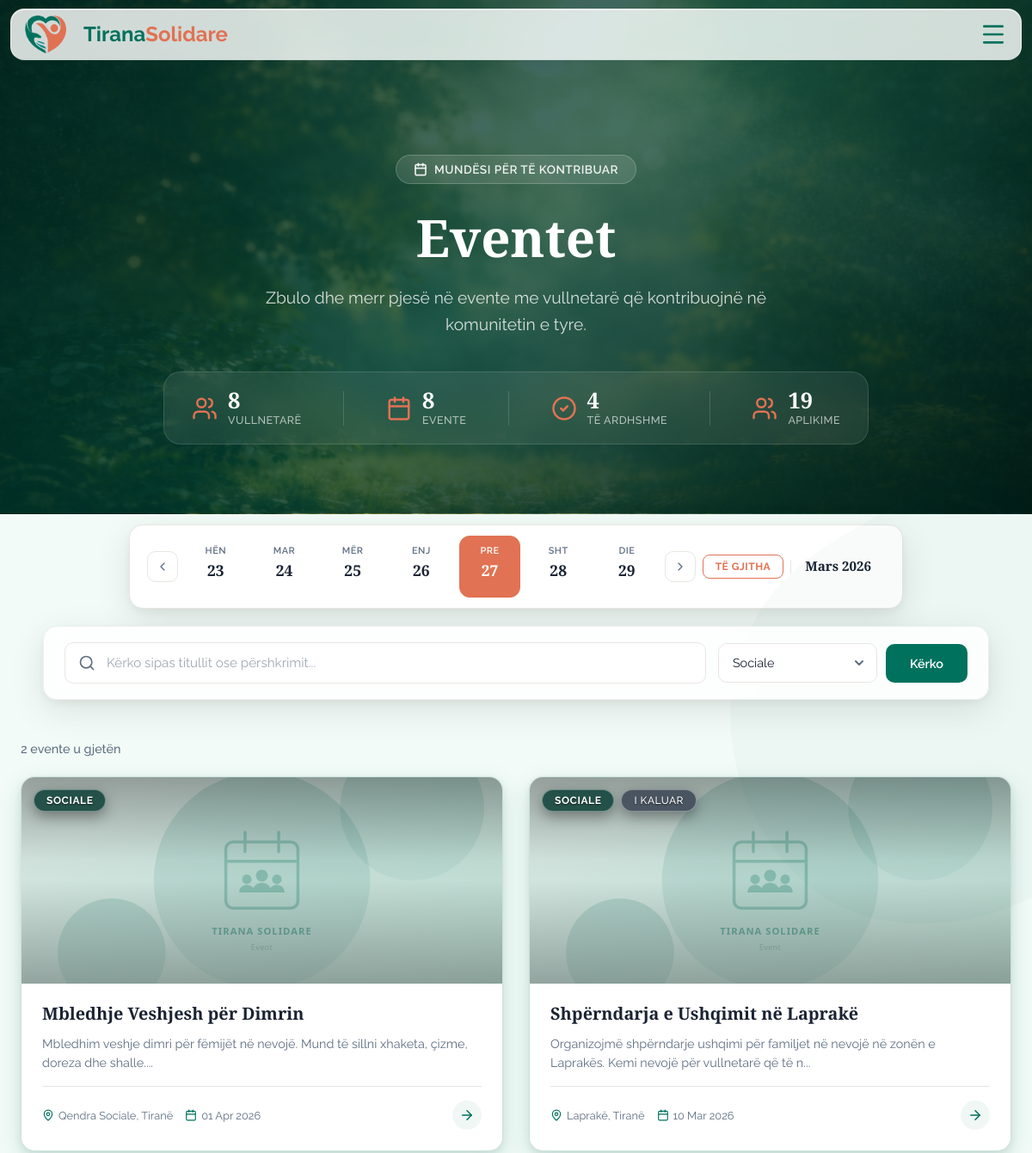
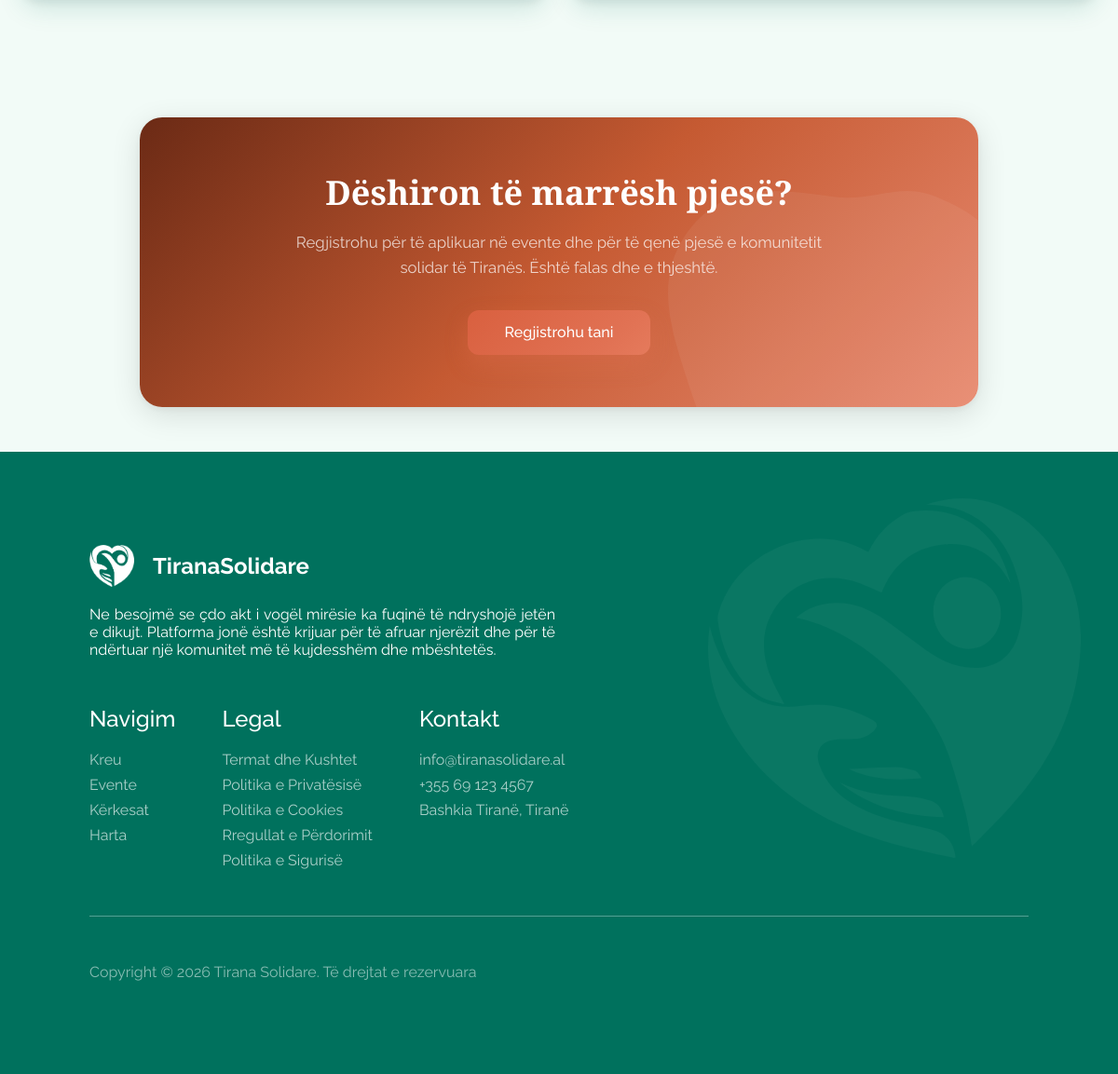
/views/events.php?category=2, run on the app's committed database (2 pictures, top to bottom).
### tables this page shows
CREATE TABLE `eventi` (
  `id_eventi` int(11) NOT NULL,
  `id_perdoruesi` int(11) DEFAULT NULL,
  `id_kategoria` int(11) DEFAULT NULL,
  `titulli` varchar(200) DEFAULT NULL,
  `pershkrimi` text DEFAULT NULL,
  `data` datetime DEFAULT NULL,
  `vendndodhja` varchar(255) DEFAULT NULL,
  `latitude` decimal(10,7) DEFAULT NULL,
  `longitude` decimal(10,7) DEFAULT NULL,
  `banner` varchar(500) DEFAULT NULL COMMENT 'URL to image storage',
  `krijuar_me` timestamp NOT NULL DEFAULT current_timestamp()
);

CREATE TABLE `kategoria` (
  `id_kategoria` int(11) NOT NULL,
  `emri` varchar(50) DEFAULT NULL
);

### views/events.php (the view, shortened to what the rows shown need)
<?php
require_once __DIR__ . '/../config/db.php';
$isLoggedIn = isset($_SESSION['user_id']);
$isAdmin = ($isLoggedIn && ($_SESSION['roli'] ?? '') === 'Admin');
$events = $categories = [];
$search = '';
if (!isset($_GET['id'])) {
$page   = max(1, (int) ($_GET['page'] ?? 1));
$limit  = 12;
$offset = ($page - 1) * $limit;
$search   = trim($_GET['search'] ?? '');
$category = (int) ($_GET['category'] ?? 0);
$where  = [];
$params = [];
if ($category > 0) {
    $where[]  = 'e.id_kategoria = ?';
    $params[] = $category;
}
$whereSQL = $where ? 'WHERE ' . implode(' AND ', $where) : '';
$sql = "SELECT e.*, k.emri AS kategoria_emri, p.emri AS krijuesi_emri
        FROM Eventi e
        LEFT JOIN Kategoria k ON k.id_kategoria = e.id_kategoria
        LEFT JOIN Perdoruesi p ON p.id_perdoruesi = e.id_perdoruesi
        $whereSQL
        ORDER BY CASE WHEN e.data >= NOW() THEN 0 ELSE 1 END ASC, e.data DESC
        LIMIT ? OFFSET ?";
$params[] = $limit;
$params[] = $offset;
$stmt = $pdo->prepare($sql);
$stmt->execute($params);
$events = $stmt->fetchAll(PDO::FETCH_ASSOC);
$days_sq = ['Hën','Mar','Mër','Enj','Pre','Sht','Die'];
$today = new DateTime();
$monday = clone $today;
$monday->modify('monday this week');
$weekDays = [];
for ($i = 0; $i < 7; $i++) {
    $d = clone $monday;
    $d->modify("+$i days");
    $dayStr = $d->format('Y-m-d');
    $hasEvent = false;
    foreach ($events as $ev) {
        if (date('Y-m-d', strtotime($ev['data'])) === $dayStr) { $hasEvent = true; break; }
    }
    $weekDays[] = [
        'name' => $days_sq[$i],
        'num'  => $d->format('d'),
        'date' => $dayStr,
        'isToday'   => $d->format('Y-m-d') === $today->format('Y-m-d'),
        'hasEvents' => $hasEvent,
    ];
}
}
?>
<!DOCTYPE html>
<html lang="sq">
<head>
  <link rel="stylesheet" href="/TiranaSolidare/public/assets/styles/main.css?v=20260318a">
  <link rel="stylesheet" href="/TiranaSolidare/public/assets/styles/requests.css?v=20260321c">  <link rel="stylesheet" href="https://unpkg.com/leaflet@1.9.4/dist/leaflet.css" />
  <link rel="stylesheet" href="/TiranaSolidare/assets/css/map.css"></head>
<body class="page-events">
<?php include __DIR__ . '/../public/components/header.php'; ?>
<main>
<?php if (isset($event) && $event): ?>
<!-- ═══════════════════════════════════════════════════════════
     SINGLE EVENT DETAIL — Premium View
     ═══════════════════════════════════════════════════════════ -->
<section class="rq-detail-hero">
  <svg class="rq-blob rq-blob--hero-1" viewBox="0 0 200 200" xmlns="http://www.w3.org/2000/svg"><path fill="rgba(255,255,255,0.08)" d="M44.7,-76.4C58.8,-69.2,71.8,-58.7,79.6,-45.1C87.4,-31.5,90.1,-15.7,88.5,-0.9C86.9,13.9,81.1,27.8,72.6,39.6C64.1,51.4,52.9,61.2,40.1,68.4C27.3,75.6,13.7,80.3,-0.8,81.7C-15.3,83.1,-30.5,81.3,-43.4,74.2C-56.2,67.2,-66.7,55,-73.8,41.2C-80.8,27.3,-84.4,11.7,-83.5,-3.5C-82.6,-18.7,-77.2,-33.4,-68,-45.1C-58.8,-56.8,-45.9,-65.4,-32.3,-72.8C-18.7,-80.3,-9.3,-86.5,3.2,-91.9C15.7,-97.4,30.5,-83.6,44.7,-76.4Z" transform="translate(100 100)"/></svg>
  <svg class="rq-blob rq-blob--hero-2" viewBox="0 0 200 200" xmlns="http://www.w3.org/2000/svg"><path fill="rgba(255,215,0,0.06)" d="M39.5,-51.2C52.9,-46.3,66.8,-37.9,71.4,-25.7C76.1,-13.5,71.5,2.6,66,17.3C60.6,31.9,54.3,45.1,44,54.7C33.6,64.3,19.3,70.2,3.4,73.7C-12.6,77.2,-30.3,78.4,-42.2,70.1C-54,61.7,-60,43.8,-65.3,27.3C-70.6,10.8,-75.2,-4.2,-72.3,-18.2C-69.5,-32.1,-59.2,-45,-46.1,-50C-33.1,-55,-16.5,-52.2,-1.4,-50.2C13.7,-48.3,26.1,-56.1,39.5,-51.2Z" transform="translate(100 100)"/></svg>
  <div class="rq-detail-hero__inner">
    <a href="/TiranaSolidare/views/events.php" class="rq-back-link">
      <svg xmlns="http://www.w3.org/2000/svg" width="18" height="18" viewBox="0 0 24 24" fill="none" stroke="currentColor" stroke-width="2" stroke-linecap="round" stroke-linejoin="round"><path d="m12 19-7-7 7-7"/><path d="M19 12H5"/></svg>
      Kthehu te eventet
    </a>
    <div class="rq-detail-hero__badges">
      <span class="rq-badge rq-badge--event">
        <svg xmlns="http://www.w3.org/2000/svg" width="14" height="14" viewBox="0 0 24 24" fill="none" stroke="currentColor" stroke-width="2.5" stroke-linecap="round" stroke-linejoin="round"><rect width="18" height="18" x="3" y="4" rx="2"/><line x1="16" x2="16" y1="2" y2="6"/><line x1="8" x2="8" y1="2" y2="6"/><line x1="3" x2="21" y1="10" y2="10"/></svg>
        Event
      </span>
    </div>
    <h1><?= htmlspecialchars($event['titulli']) ?></h1>
    <div class="rq-detail-hero__meta">
      <span><svg xmlns="http://www.w3.org/2000/svg" width="16" height="16" viewBox="0 0 24 24" fill="none" stroke="currentColor" stroke-width="2" stroke-linecap="round" stroke-linejoin="round"><rect width="18" height="18" x="3" y="4" rx="2"/><line x1="16" x2="16" y1="2" y2="6"/><line x1="8" x2="8" y1="2" y2="6"/><line x1="3" x2="21" y1="10" y2="10"/></svg> <?= date('d M Y, H:i', strtotime($event['data'])) ?></span>
      <span><svg xmlns="http://www.w3.org/2000/svg" width="16" height="16" viewBox="0 0 24 24" fill="none" stroke="currentColor" stroke-width="2" stroke-linecap="round" stroke-linejoin="round"><path d="M20 10c0 4.993-5.539 10.193-7.399 11.799a1 1 0 0 1-1.202 0C9.539 20.193 4 14.993 4 10a8 8 0 0 1 16 0"/><circle cx="12" cy="10" r="3"/></svg> <?= htmlspecialchars($event['vendndodhja'] ?? 'Tiranë') ?></span>
      <span><svg xmlns="http://www.w3.org/2000/svg" width="16" height="16" viewBox="0 0 24 24" fill="none" stroke="currentColor" stroke-width="2" stroke-linecap="round" stroke-linejoin="round"><path d="M16 21v-2a4 4 0 0 0-4-4H6a4 4 0 0 0-4 4v2"/><circle cx="9" cy="7" r="4"/><path d="M22 21v-2a4 4 0 0 0-3-3.87"/><path d="M16 3.13a4 4 0 0 1 0 7.75"/></svg> <?= $event['total_aplikime'] ?> aplikime</span>
    </div>
  </div>
</section>
<section class="rq-detail-body">
  <div class="rq-detail-layout">
    <div class="rq-detail-main">
      <div class="rq-detail-banner">
        <img src="<?= !empty($event['banner']) ? htmlspecialchars($event['banner']) : '/TiranaSolidare/public/assets/images/default-event.svg' ?>" alt="<?= htmlspecialchars($event['titulli']) ?>" onerror="this.src='/TiranaSolidare/public/assets/images/default-event.svg'">
      </div>
      <div class="rq-detail-text">
        <h2>Përshkrimi</h2>
        <p><?= nl2br(htmlspecialchars($event['pershkrimi'] ?? 'Nuk ka përshkrim.')) ?></p>
      </div>
      <?php if (!empty($event['latitude']) && !empty($event['longitude'])): ?>
      <div class="map-detail-card">
        <div class="map-detail-card__header">
          <svg xmlns="http://www.w3.org/2000/svg" width="18" height="18" viewBox="0 0 24 24" fill="none" stroke="currentColor" stroke-width="2" stroke-linecap="round" stroke-linejoin="round"><path d="M20 10c0 4.993-5.539 10.193-7.399 11.799a1 1 0 0 1-1.202 0C9.539 20.193 4 14.993 4 10a8 8 0 0 1 16 0"/><circle cx="12" cy="10" r="3"/></svg>
          Vendndodhja në hartë
        </div>
        <div id="event-detail-map" class="ts-map-display"></div>
      </div>
      <?php endif; ?>
    </div>
    <aside class="rq-detail-sidebar">
      <div class="rq-sidebar-card">
        <h3>Informacione</h3>
        <ul class="rq-sidebar-info">
          <li>
            <div class="rq-info-icon">
              <svg xmlns="http://www.w3.org/2000/svg" width="18" height="18" viewBox="0 0 24 24" fill="none" stroke="currentColor" stroke-width="2" stroke-linecap="round" stroke-linejoin="round"><path d="M19 21v-2a4 4 0 0 0-4-4H9a4 4 0 0 0-4 4v2"/><circle cx="12" cy="7" r="4"/></svg>
            </div>
            <div><span>Organizuesi</span><strong><?= htmlspecialchars($event['krijuesi_emri'] ?? 'N/A') ?></strong></div>
          </li>
          <li>
            <div class="rq-info-icon">
              <svg xmlns="http://www.w3.org/2000/svg" width="18" height="18" viewBox="0 0 24 24" fill="none" stroke="currentColor" stroke-width="2" stroke-linecap="round" stroke-linejoin="round"><path d="M4 15s1-1 4-1 5 2 8 2 4-1 4-1V3s-1 1-4 1-5-2-8-2-4 1-4 1z"/><line x1="4" x2="4" y1="22" y2="15"/></svg>
            </div>
            <div><span>Kategoria</span><strong><?= htmlspecialchars($event['kategoria_emri'] ?? 'Pa kategori') ?></strong></div>
          </li>
          <li>
            <div class="rq-info-icon">
              <svg xmlns="http://www.w3.org/2000/svg" width="18" height="18" viewBox="0 0 24 24" fill="none" stroke="currentColor" stroke-width="2" stroke-linecap="round" stroke-linejoin="round"><rect width="18" height="18" x="3" y="4" rx="2"/><line x1="16" x2="16" y1="2" y2="6"/><line x1="8" x2="8" y1="2" y2="6"/><line x1="3" x2="21" y1="10" y2="10"/></svg>
            </div>
            <div><span>Data & Ora</span><strong><?= date('d/m/Y — H:i', strtotime($event['data'])) ?></strong></div>
          </li>
          <li>
            <div class="rq-info-icon">
              <svg xmlns="http://www.w3.org/2000/svg" width="18" height="18" viewBox="0 0 24 24" fill="none" stroke="currentColor" stroke-width="2" stroke-linecap="round" stroke-linejoin="round"><path d="M20 10c0 4.993-5.539 10.193-7.399 11.799a1 1 0 0 1-1.202 0C9.539 20.193 4 14.993 4 10a8 8 0 0 1 16 0"/><circle cx="12" cy="10" r="3"/></svg>
            </div>
            <div><span>Vendndodhja</span><strong><?= htmlspecialchars($event['vendndodhja'] ?? 'Tiranë') ?></strong></div>
          </li>
        </ul>
        <div class="rq-sidebar-cta">
          <?php if (!$isLoggedIn): ?>
            <a href="/TiranaSolidare/views/login.php?redirect=<?= urlencode('/TiranaSolidare/views/events.php?id=' . $event['id_eventi']) ?>" class="rq-btn-full rq-btn-login">
              <svg xmlns="http://www.w3.org/2000/svg" width="18" height="18" viewBox="0 0 24 24" fill="none" stroke="currentColor" stroke-width="2" stroke-linecap="round" stroke-linejoin="round"><path d="M15 3h4a2 2 0 0 1 2 2v14a2 2 0 0 1-2 2h-4"/><polyline points="10 17 15 12 10 7"/><line x1="15" x2="3" y1="12" y2="12"/></svg>
              Kyçu për të aplikuar
            </a>
            <p class="rq-sidebar-hint">Duhet të jeni i kyçur për të aplikuar si vullnetar. <a href="/TiranaSolidare/views/login.php?redirect=<?= urlencode('/TiranaSolidare/views/events.php?id=' . $event['id_eventi']) ?>" class="rq-hint-link">Kyçu këtu &rarr;</a></p>
          <?php elseif ($isAdmin): ?>
            <p class="rq-sidebar-hint">Administratorët nuk mund të aplikojnë si vullnetarë.</p>
          <?php elseif ($alreadyApplied): ?>
            <span class="rq-badge rq-badge--status"><?= htmlspecialchars($existingApp['statusi']) ?></span>
            <p class="rq-sidebar-hint">Ju keni aplikuar tashmë për këtë event.</p>
          <?php elseif (strtotime($event['data']) <= time()): ?>
            <p class="rq-sidebar-hint">Ky event ka kaluar. Nuk mund të aplikoni më.</p>
          <?php else: ?>
            <button class="btn_primary rq-btn-full" id="apply-btn" data-event="<?= $event['id_eventi'] ?>">
              <svg xmlns="http://www.w3.org/2000/svg" width="18" height="18" viewBox="0 0 24 24" fill="none" stroke="currentColor" stroke-width="2" stroke-linecap="round" stroke-linejoin="round"><path d="M16 21v-2a4 4 0 0 0-4-4H6a4 4 0 0 0-4 4v2"/><circle cx="9" cy="7" r="4"/><line x1="19" x2="19" y1="8" y2="14"/><line x1="22" x2="16" y1="11" y2="11"/></svg>
              Apliko si Vullnetar
            </button>
          <?php endif; ?>
        </div>
      </div>
      <div class="rq-sidebar-trust">
        <div class="rq-sidebar-trust__icon">
          <svg xmlns="http://www.w3.org/2000/svg" width="24" height="24" viewBox="0 0 24 24" fill="none" stroke="currentColor" stroke-width="2" stroke-linecap="round" stroke-linejoin="round"><path d="M12 22s8-4 8-10V5l-8-3-8 3v7c0 6 8 10 8 10"/><path d="m9 12 2 2 4-4"/></svg>
        </div>
        <p><strong>Platformë komunitare</strong></p>
        <p class="rq-sidebar-trust__sub">Zbulo mundësi të vlefshme për të kontribuar në komunitetin tuaj.</p>
      </div>
    </aside>
  </div>
</section>
<?php else: ?>
<section class="rq-hero rq-hero--events">
  <div class="rq-hero__inner">
    <h1>Eventet</h1>
  </div>
</section>
<section class="rq-results">
  <div>
  <?php if (empty($events)): ?>
    <div class="rq-empty">
      <div class="rq-empty__icon">
        <svg xmlns="http://www.w3.org/2000/svg" width="56" height="56" viewBox="0 0 24 24" fill="none" stroke="currentColor" stroke-width="1" stroke-linecap="round" stroke-linejoin="round"><circle cx="12" cy="12" r="10"/><path d="M16 16s-1.5-2-4-2-4 2-4 2"/><line x1="9" x2="9.01" y1="9" y2="9"/><line x1="15" x2="15.01" y1="9" y2="9"/></svg>
      </div>
      <h3>Nuk u gjetën evente</h3>
      <p><?= $search ? 'Asnjë rezultat për "' . htmlspecialchars($search) . '". Provo me fjalë të tjera.' : 'Nuk ka evente aktive për momentin.' ?></p>
    </div>
  <?php else: ?>
    <div class="rq-grid">
      <?php foreach ($events as $i => $ev): ?>
        <a href="/TiranaSolidare/views/events.php?id=<?= $ev['id_eventi'] ?>" class="rq-card" data-date="<?= date('Y-m-d', strtotime($ev['data'])) ?>" style="animation-delay: <?= $i * 0.05 ?>s">
          <div class="rq-card__visual">
            <img src="<?= !empty($ev['banner']) ? htmlspecialchars($ev['banner']) : '/TiranaSolidare/public/assets/images/default-event.svg' ?>" alt="<?= htmlspecialchars($ev['titulli']) ?>" class="rq-card__img" onerror="this.src='/TiranaSolidare/public/assets/images/default-event.svg'">
            <div class="rq-card__overlay">
              <span class="rq-badge rq-badge--event"><?= htmlspecialchars($ev['kategoria_emri'] ?? 'Event') ?></span>
              <?php if (strtotime($ev['data']) <= time()): ?>
                <span class="rq-badge rq-badge--past">I kaluar</span>
              <?php endif; ?>
            </div>
          </div>
          <div class="rq-card__content">
            <h3 class="rq-card__title"><?= htmlspecialchars($ev['titulli']) ?></h3>
            <p class="rq-card__desc"><?= htmlspecialchars(mb_substr($ev['pershkrimi'] ?? '', 0, 110)) ?>...</p>
            <div class="rq-card__footer">
              <div class="rq-card__meta">
                <span>
                  <?= htmlspecialchars($ev['vendndodhja'] ?? 'Tiranë') ?>
                </span>
                <span>
                  <?= date('d M Y', strtotime($ev['data'])) ?>
                </span>
              </div>
              <span class="rq-card__arrow">
                <svg xmlns="http://www.w3.org/2000/svg" width="18" height="18" viewBox="0 0 24 24" fill="none" stroke="currentColor" stroke-width="2" stroke-linecap="round" stroke-linejoin="round"><path d="M5 12h14"/><path d="m12 5 7 7-7 7"/></svg>
              </span>
            </div>
          </div>
        </a>
      <?php endforeach; ?>
    </div>
  <?php endif; ?>
  </div>
</section>
<section class="rq-cta rq-cta--events">
  <div class="rq-cta__inner">
    <h2>Dëshiron të marrësh pjesë?</h2>
  </div>
</section>
<?php endif; ?>
</main>
</body>
</html>

### data on the page
eventi: id_kategoria.emri "SOCIALE", titulli "Mbledhje Veshjesh për Dimrin", pershkrimi "Mbledhim veshje dimri për fëmijët në nevojë. Mund të sillni xhaketa, çizme, doreza dhe shalle.", vendndodhja "Qendra Sociale, Tiranë", data "01 Apr 2026"
eventi: id_kategoria.emri "SOCIALE", shows "I KALUAR", titulli "Shpërndarja e Ushqimit në Laprakë", pershkrimi "Organizojmë shpërndarje ushqimi për familjet në nevojë në zonën e Laprakës. Kemi nevojë për vullnetarë që të n", vendndodhja "Laprakë, Tiranë", data "10 Mar 2026"

### other printed values
$statVullnetare "8"
$statTotalEvents "8"
$statUpcoming "4"
$statApplications "19"
$wd['name'] "HËN"
$wd['num'] "23"
$wd['name'] "MAR"
$wd['num'] "24"
$wd['name'] "MËR"
$wd['num'] "25"
$wd['name'] "ENJ"
$wd['num'] "26"
$wd['name'] "PRE"
$wd['num'] "27"
$wd['name'] "SHT"
